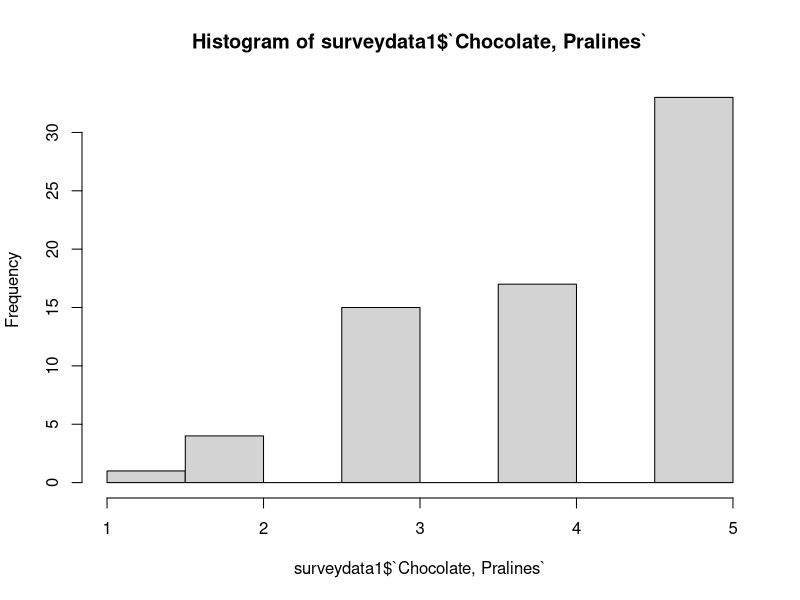
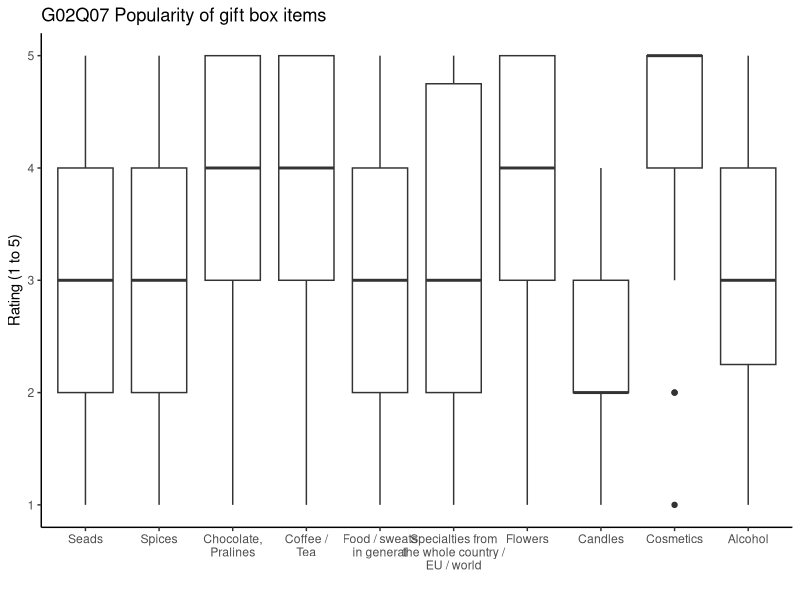
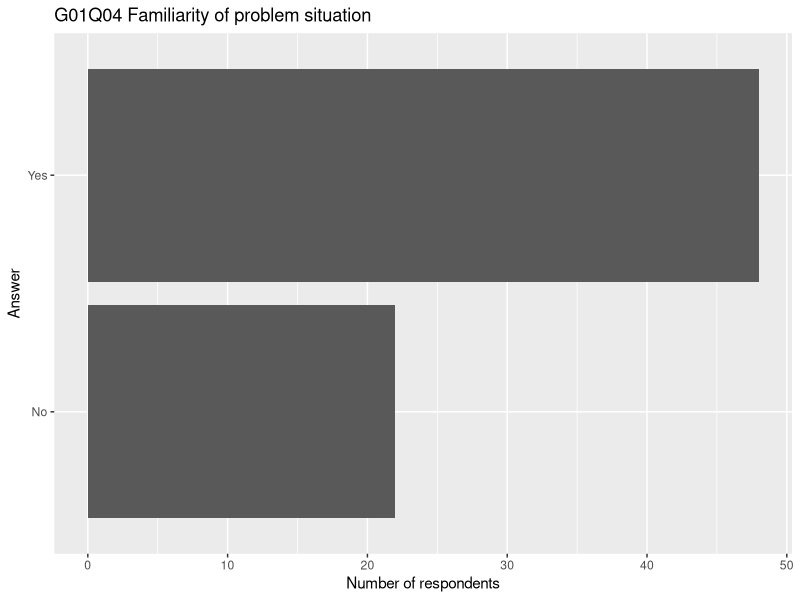

Here is the R script that generated these plots, in order:
#######################################
#                                     #
#            gift giving              #
#          survey analysis            #
#                                     #
#            Thomas FROST             #
#           Antonia GERKEN            #
#           Anita LINDBERG            #
#             Diane OWIN              #
#                                     #
#       emlyon business school        #
#                                     #
#       https://lyonexchange.fr       #
#     gift-giving@lyonexchange.fr     #
#                                     #
#######################################



# 00 - Setup #############################

# setwd("~/Studium/Master/Module/5A2M21 Advanced Topics in Digital Marketing/Gruppenarbeit/GiftGiving")

# install.packages("tidyverse")
# install.packages("fastDummies")
# install.packages("openxlsx")
# install.packages("data.table")


library(tidyverse)
library(fastDummies)
library(openxlsx)
library(data.table)


# 01 - Read data #########################

surveydata <- read_csv(file = "results-survey282822_20211007-1755.csv")

# 02 - Clean data #########################

# delete incomplete answers
surveydata <- filter(surveydata, !is.na(submitdate))

# delete answer where control question is wrong
surveydata <- surveydata[surveydata$`G02Q10[SQ053]`  == 4, ]

# remove control question
surveydata1 <- subset(surveydata, select = -c(`G02Q10[SQ053]`) )

# remove time stamp
surveydata1 <- subset(surveydata1, select = -c(submitdate) )

# rename categorical columns----
oldnames <-  c('G01Q04','G01Q17', 'G01Q18', 'G01Q19', 'G01Q05', 'G02Q02','G03Q03', 'G03Q13', 'G03Q14',
             'G03Q15','G03Q16')
newnames <-  c('situation_fit','last_minute', 'remb_bday', 'online_gift', 
             'suitablegift','services_fit','age', 'gender', 'student', 'profession','country')
for(i in 1:length(newnames)) names(surveydata1)[names(surveydata1) == oldnames[i]] = newnames[i]

# rename G02Q07 ----

# How suitable are the following items in your opinion for an individualized gift box? 
# Consider as criteria the probability of sending a box with this to someone else by yourself 
# and how much you would find it a good gift if you would receive it yourself. 
# Consider 1 as a bad gift and 5 as the best possible option.

gifts_numbers <- c('G02Q07[SQ001]', 'G02Q07[SQ012]','G02Q07[SQ022]','G02Q07[SQ032]','G02Q07[SQ042]',
                   'G02Q07[SQ052]','G02Q07[SQ062]','G02Q07[SQ072]','G02Q07[SQ082]','G02Q07[SQ092]')
gifts_names <- c('Seads', 'Spices', 'Chocolate, Pralines', 'Coffee / Tea', 'Food / sweats in general', 
                 'Specialties from the whole country / EU / world', 'Flowers', 'Candles', 'Cosmetics', 
                 'Alcohol')
for(i in 1:length(gifts_names)) names(surveydata1)[names(surveydata1) == gifts_numbers[i]] = gifts_names[i]

# rename G01Q06 -----

# What do you usually give your friends (who do not live close to you) for their birthday?
gifts_numbers2 <- c('G01Q06[SQ001]', 'G01Q06[SQ002]', 'G01Q06[SQ003]', 'G01Q06[SQ004]', 'G01Q06[SQ005]')
gifts_names2 <- c('package', 'post_card','flowers', 'nothing_no_change','nothing_want_change')
for(i in 1:length(gifts_names2)) names(surveydata1)[names(surveydata1) == gifts_numbers2[i]] = gifts_names2[i]

# recode yes/no to 1/0 as dummies
surveydata1 <- dummy_cols(surveydata1, select_columns = gifts_names2, remove_selected_columns = TRUE)
# delete douplicated columns
surveydata1 <- subset(surveydata1, select = - c(package_No, post_card_No, flowers_No,
                                                nothing_no_change_No,nothing_want_change_No))

# rename G02Q10 ----

# Imagine that this service wants to help you not only for sending gifts to others but also
# wants to be your central point for all matters related to gifts. Which of the following 
# functionalities should the platform provide to be useful for you?(1 = not important at all
# and 5 = really important)
gifts_numbers3 <- c('G02Q10[SQ012]','G02Q10[SQ022]','G02Q10[SQ032]','G02Q10[SQ042]',
                    'G02Q10[SQ052]')
gifts_names3 <- c('Int_User_Design', 'Customized_packaging','per_calendar',
                  'recommendation','wishlist')
for(i in 1:length(gifts_names3)) names(surveydata1)[names(surveydata1) == gifts_numbers3[i]] = gifts_names3[i]


# recode variables in dummies ----

# situation_fit (G01Q04): yes = 1, last_minute (G01Q17): last min = 1, 
# hard_remb_bday(G01Q18): hard to remb = 1,; online_gift(G01Q19): yes = 1; 
# suitablegift (G01Q05): hard = yes = 1; services_fit (G02Q02): yes = 1;
# gender (G03Q13): male = 1; student (G03Q14): yes = 1;

# might adding age and country to the dummy list ?

dummy_var <- c('situation_fit','last_minute', 'remb_bday', 'online_gift', 
               'suitablegift','services_fit', 'gender', 'student')

surveydata1 <- dummy_cols(surveydata1, select_columns = dummy_var, remove_selected_columns = TRUE)

# delete douplicated columns
surveydata1 <- subset(surveydata1, select = - c(situation_fit_No, remb_bday_No,online_gift_No, 
                                                suitablegift_No, services_fit_No, 
                                                gender_Female, student_No))
# problem with deleting 'last_minute_In advance', because of '.. ..' in it

# Format Factor Variables ----
surveydata1$age <- as.factor(surveydata1$age)
surveydata1$profession <- as.factor(surveydata1$profession)
surveydata1$country <- as.factor(surveydata1$country)

# dummies as numeric 
surveydata1[,24:37] <- sapply(surveydata1[,24:37],as.numeric)


# 03 - Extracting text answers to excel ##############

text_answers <- c('G01Q11', 'G02Q08','G02Q09', 'G02Q12')

answers_G01Q11 <- unique(surveydata1['G01Q11'])
answers_G02Q08 <- unique(surveydata1['G02Q08'])
answers_G02Q09 <- unique(surveydata1['G02Q09'])
answers_G02Q12 <- unique(surveydata1['G02Q12'])

# export as  one excel
list_of_text_answers <- list("G01Q11" = answers_G01Q11, "G02Q08" = answers_G02Q08,
                             "G02Q09" = answers_G02Q09,
                         "G02Q12" = answers_G02Q12)
write.xlsx(list_of_text_answers, file = "survey_open_question_v1.xlsx", overwrite = TRUE)

# deleting open questions from data frame
surveydata1 <- subset(surveydata1, select = - c(G01Q11, G02Q08, G02Q09, G02Q12))

# 04 - Descriptive analysis ##############
summary(surveydata1)

# Plot Histogram of One Variable
hist(surveydata1$`Chocolate, Pralines`)





# 04.01 - popularity of the different gift items (G02Q07) #####
items <- c('Seads', 'Spices', 'Chocolate, Pralines', 'Coffee / Tea', 'Food / sweats in general', 'Specialties from the whole country / EU / world', 'Flowers', 'Candles', 'Cosmetics', 'Alcohol')
labels <- c('Seads', 'Spices', 'Chocolate,\nPralines', 'Coffee /\nTea', 'Food / sweats\nin general', 'Specialties from\nthe whole country /\nEU / world', 'Flowers', 'Candles', 'Cosmetics', 'Alcohol')

giftitems <- reshape(as.data.frame(surveydata[15:24]), times = items,
                     timevar = "gift", direction = "long",
                     varying = 1:10, v.names = "rating", idvar = "participant")

rownames(giftitems) <- 1:nrow(giftitems)
giftitems$gift <- as.factor(giftitems$gift)

itemsplot <- ggplot(giftitems) +
  theme_classic() +
  geom_boxplot(aes(x = gift, y = rating)) +
  ylab("Rating (1 to 5)") +
  xlab("") +
  ggtitle("G02Q07 Popularity of gift box items") +
  scale_x_discrete(labels= labels)
itemsplot


# 04.02 - Familiarity of the problem #############

# Format yes/no answer as Factor Variable
surveydata$G01Q04 <- as.factor(surveydata$G01Q04)


# Show percentage of the two answers
summary(surveydata$G01Q04)/nrow(surveydata)



# Share of early / late buyers
surveydata$G01Q17 <- as.factor(surveydata$G01Q17)
summary(surveydata$G01Q17)/nrow(surveydata)


# plot a simple bar diagram
plot <- ggplot(surveydata) +
  geom_bar(aes(x = G01Q04)) +
  ylab("Number of respondents") +
  xlab("Answer") +
  ggtitle("G01Q04 Familiarity of problem situation") +
  coord_flip()
plot
